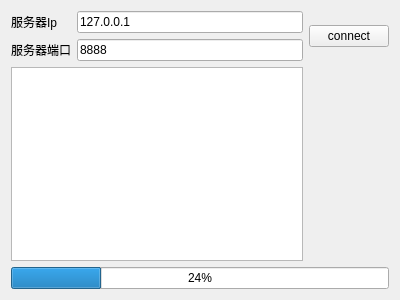
<?xml version="1.0" encoding="UTF-8"?>
<ui version="4.0">
 <class>ClienWidget</class>
 <widget class="QWidget" name="ClienWidget">
  <property name="geometry">
   <rect>
    <x>0</x>
    <y>0</y>
    <width>400</width>
    <height>300</height>
   </rect>
  </property>
  <property name="windowTitle">
   <string>Form</string>
  </property>
  <layout class="QGridLayout" name="gridLayout">
   <item row="0" column="0">
    <widget class="QLabel" name="label">
     <property name="minimumSize">
      <size>
       <width>60</width>
       <height>0</height>
      </size>
     </property>
     <property name="text">
      <string>服务器Ip</string>
     </property>
    </widget>
   </item>
   <item row="0" column="1">
    <widget class="QLineEdit" name="lineEditIp">
     <property name="text">
      <string>127.0.0.1</string>
     </property>
    </widget>
   </item>
   <item row="0" column="2" rowspan="2">
    <widget class="QPushButton" name="pushButtonConnect">
     <property name="text">
      <string>connect</string>
     </property>
    </widget>
   </item>
   <item row="1" column="0">
    <widget class="QLabel" name="label_2">
     <property name="text">
      <string>服务器端口</string>
     </property>
    </widget>
   </item>
   <item row="1" column="1">
    <widget class="QLineEdit" name="lineEditPort">
     <property name="text">
      <string>8888</string>
     </property>
    </widget>
   </item>
   <item row="2" column="0" colspan="2">
    <widget class="QTextEdit" name="textEdit">
     <property name="readOnly">
      <bool>true</bool>
     </property>
    </widget>
   </item>
   <item row="3" column="0" colspan="3">
    <widget class="QProgressBar" name="progressBar">
     <property name="value">
      <number>24</number>
     </property>
    </widget>
   </item>
  </layout>
 </widget>
 <resources/>
 <connections/>
</ui>
